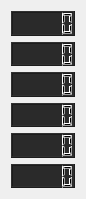
   <widget class="QWidget" name="layoutWidget_2">
    <property name="geometry">
     <rect>
      <x>470</x>
      <y>100</y>
      <width>81</width>
      <height>199</height>
     </rect>
    </property>
    <layout class="QVBoxLayout" name="verticalLayout_6">
     <item>
      <widget class="QLCDNumber" name="lcdNumber_6">
       <property name="styleSheet">
        <string notr="true">background-color: rgb(42, 42, 42);</string>
       </property>
      </widget>
     </item>
     <item>
      <widget class="QLCDNumber" name="lcdNumber_13">
       <property name="styleSheet">
        <string notr="true">
background-color: rgb(42, 42, 42);
</string>
       </property>
      </widget>
     </item>
     <item>
      <widget class="QLCDNumber" name="lcdNumber_12">
       <property name="styleSheet">
        <string notr="true">background-color: rgb(42, 42, 42);</string>
       </property>
      </widget>
     </item>
     <item>
      <widget class="QLCDNumber" name="lcdNumber_8">
       <property name="styleSheet">
        <string notr="true">
background-color: rgb(42, 42, 42);
</string>
       </property>
      </widget>
     </item>
     <item>
      <widget class="QLCDNumber" name="lcdNumber_9">
       <property name="styleSheet">
        <string notr="true">background-color: rgb(42, 42, 42);</string>
       </property>
      </widget>
     </item>
     <item>
      <widget class="QLCDNumber" name="lcdNumber_10">
       <property name="styleSheet">
        <string notr="true">background-color: rgb(42, 42, 42);</string>
       </property>
      </widget>
     </item>
    </layout>
   </widget>
